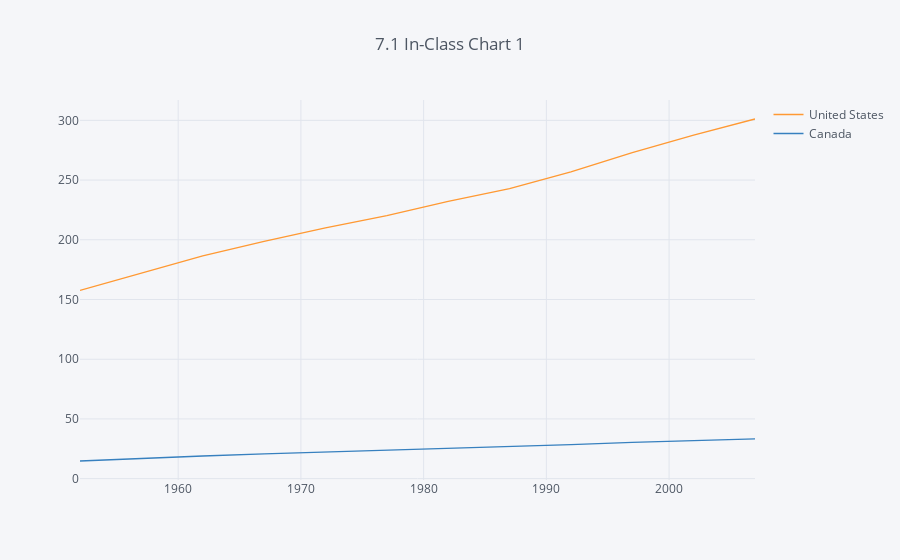

Notebook source saved alongside this figure:
### Code cell
# Create a List filled with the countries to plot
countries_to_plot = ['United States', 'Canada']

# plot the countries 
df_country[countries_to_plot].iplot(kind='line', 
                                     theme='pearl',
                                     title='7.1 In-Class Chart 1')

### Figure 1 — Plotly figure (JSON) as saved in the notebook; plotly's stock layout.template omitted (floating-point values rounded to 4 significant figures)
{"data": [{"line": {"color": "rgba(255, 153, 51, 1.0)", "dash": "solid", "shape": "linear", "width": 1.3}, "mode": "lines", "name": "United States", "text": "", "type": "scatter", "uid": "95237198-a835-4ea9-9320-ccd71421266f", "x": [1952, 1957, 1962, 1967, 1972, 1977, 1982, 1987, 1992, 1997, 2002, 2007], "y": [157.6, 172.0, 186.5, 198.7, 209.9, 220.2, 232.2, 242.8, 256.9, 272.9, 287.7, 301.1]}, {"line": {"color": "rgba(55, 128, 191, 1.0)", "dash": "solid", "shape": "linear", "width": 1.3}, "mode": "lines", "name": "Canada", "text": "", "type": "scatter", "uid": "199afd51-8958-4239-89a5-f7accfea0a31", "x": [1952, 1957, 1962, 1967, 1972, 1977, 1982, 1987, 1992, 1997, 2002, 2007], "y": [14.79, 17.01, 18.99, 20.82, 22.28, 23.8, 25.2, 26.55, 28.52, 30.31, 31.9, 33.39]}], "layout": {"legend": {"bgcolor": "#F5F6F9", "font": {"color": "#4D5663"}}, "paper_bgcolor": "#F5F6F9", "plot_bgcolor": "#F5F6F9", "title": {"font": {"color": "#4D5663"}, "text": "7.1 In-Class Chart 1"}, "xaxis": {"gridcolor": "#E1E5ED", "showgrid": true, "tickfont": {"color": "#4D5663"}, "title": {"font": {"color": "#4D5663"}, "text": ""}, "zerolinecolor": "#E1E5ED"}, "yaxis": {"gridcolor": "#E1E5ED", "showgrid": true, "tickfont": {"color": "#4D5663"}, "title": {"font": {"color": "#4D5663"}, "text": ""}, "zerolinecolor": "#E1E5ED"}}}
